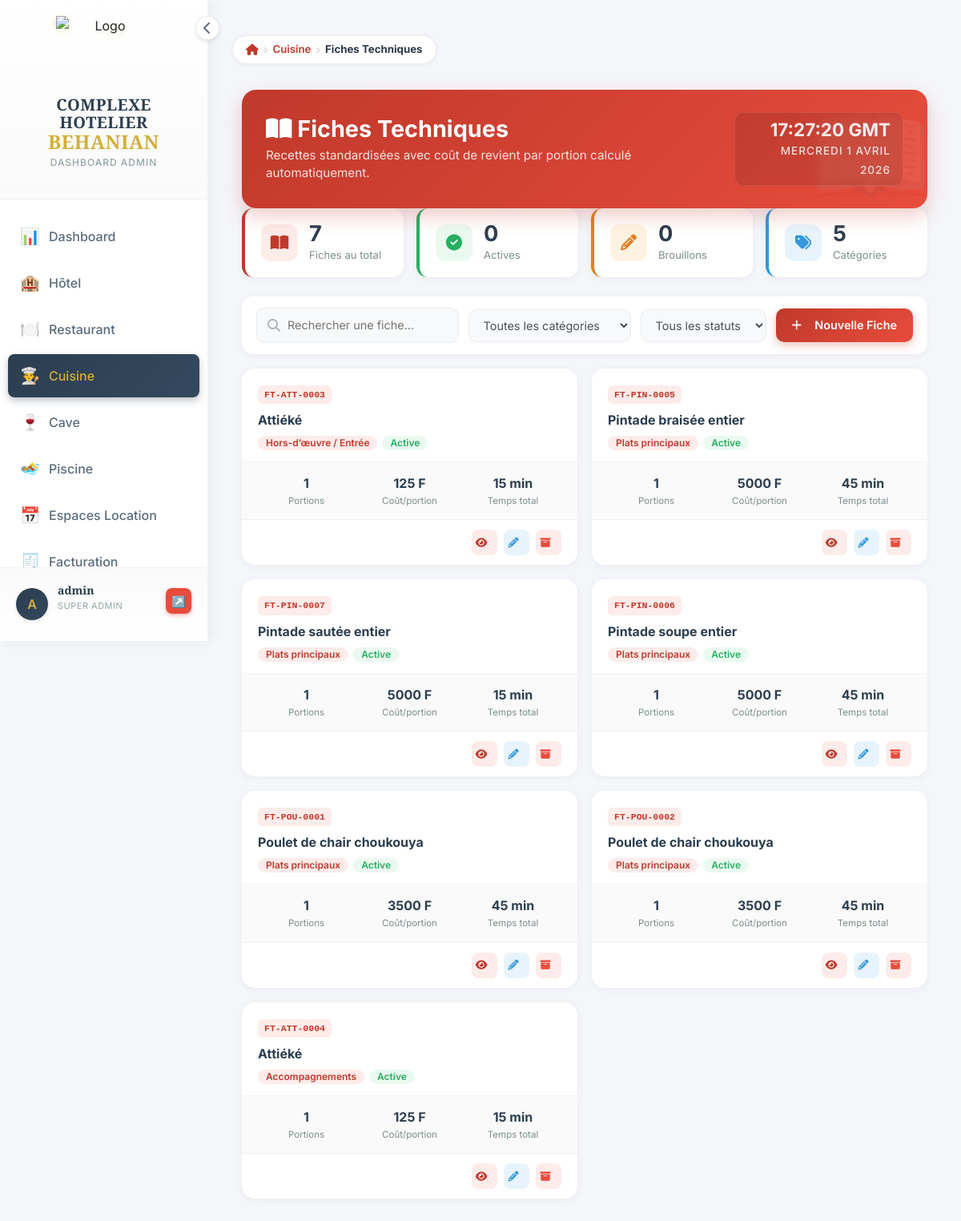
Page /cuisine/fiches/ (signed in) on the committed database.
### cuisine/models.py (models this page shows, shortened)
class FicheTechnique(models.Model):
    STATUT_CHOICES = [
        ('actif',    'Active'),
        ('archive',  'Archivée'),
        ('brouillon','Brouillon'),
    ]
    nom                = models.CharField(max_length=200, verbose_name="Nom de la recette", default="")
    reference          = models.CharField(max_length=50, unique=True, blank=True, null=True, verbose_name="Référence")
    categorie          = models.ForeignKey(CategoriePlat, on_delete=models.SET_NULL, null=True, blank=True,
                                           verbose_name="Catégorie")
    description        = models.TextField(blank=True, verbose_name="Description / Méthode")
    nb_portions        = models.DecimalField(max_digits=6, decimal_places=1, default=1,
                                             verbose_name="Nombre de portions")
    temps_preparation  = models.IntegerField(default=0, verbose_name="Temps de préparation (min)")
    temps_cuisson      = models.IntegerField(default=0, verbose_name="Temps de cuisson (min)")
    statut             = models.CharField(max_length=20, choices=STATUT_CHOICES, default='actif')
    image              = models.ImageField(upload_to='fiches_techniques/', blank=True, null=True)
    cree_par           = models.ForeignKey(User, on_delete=models.SET_NULL, null=True, related_name='fiches_techniques')
    date_creation      = models.DateTimeField(auto_now_add=True)
    date_modification  = models.DateTimeField(auto_now=True)
    @property
    def cout_total(self):
        return sum(l.cout_ligne for l in self.lignes.all())
    @property
    def cout_par_portion(self):
        if self.nb_portions and self.nb_portions > 0:
            return self.cout_total / self.nb_portions
        return Decimal('0')
    class Meta:
        verbose_name        = "Fiche Technique"
        verbose_name_plural = "Fiches Techniques"
        ordering            = ['categorie__ordre', 'nom']

class CategoriePlat(models.Model):
    nom    = models.CharField(max_length=100, verbose_name="Nom")
    ordre  = models.IntegerField(default=0, verbose_name="Ordre d'affichage")
    icone  = models.CharField(max_length=50, blank=True, default="fa-utensils", verbose_name="Icône")
    class Meta:
        verbose_name        = "Catégorie de plat"
        verbose_name_plural = "Catégories de plats"
        ordering            = ['ordre', 'nom']

class LigneFicheTechnique(models.Model):
    fiche       = models.ForeignKey(FicheTechnique, on_delete=models.CASCADE, related_name='lignes')
    ingredient  = models.ForeignKey(Ingredient, on_delete=models.PROTECT, verbose_name="Ingrédient")
    quantite    = models.DecimalField(max_digits=12, decimal_places=3, verbose_name="Quantité (unité recette)")
    notes_ligne = models.CharField(max_length=200, blank=True, verbose_name="Note (ex: haché, émincé...)")
    @property
    def cout_ligne(self):
        return self.quantite * self.ingredient.prix_unitaire_recette
    class Meta:
        verbose_name        = "Ligne de fiche technique"
        verbose_name_plural = "Lignes de fiches techniques"
        ordering            = ['id']

class Ingredient(models.Model):
    STATUT_CHOICES = [
        ('actif',    'Actif'),
        ('sommeil',  'En sommeil'),
        ('supprime', 'Supprimé'),
    ]
    reference         = models.CharField(max_length=50, unique=True, blank=True, null=True, verbose_name="Référence")
    nom               = models.CharField(max_length=200, verbose_name="Désignation")
    categorie         = models.ForeignKey(CategorieIngredient, on_delete=models.SET_NULL, null=True, blank=True, verbose_name="Catégorie")
    description       = models.TextField(blank=True, verbose_name="Description")
    unite_stock       = models.ForeignKey(UniteIngredient, on_delete=models.SET_NULL, null=True, blank=True,
                                          related_name='ingredients_stock', verbose_name="Unité de stock")
    unite_recette     = models.ForeignKey(UniteIngredient, on_delete=models.SET_NULL, null=True, blank=True,
                                          related_name='ingredients_recette', verbose_name="Unité recette (fiches techniques)")
    facteur_conversion = models.DecimalField(max_digits=12, decimal_places=6, default=1,
                                              verbose_name="Facteur conversion stock→recette",
                                              help_text="Ex : 1 kg = 1000 g → saisir 1000")
    prix_achat        = models.DecimalField(max_digits=10, decimal_places=2, default=0, verbose_name="Prix d'achat unitaire (FCFA)")
    cmup              = models.DecimalField(max_digits=10, decimal_places=4, default=0, verbose_name="CMUP (FCFA)")
    quantite_stock    = models.DecimalField(max_digits=12, decimal_places=3, default=0, verbose_name="Quantité en stock")
    seuil_alerte      = models.DecimalField(max_digits=12, decimal_places=3, default=0, verbose_name="Seuil d'alerte")
    stock_max         = models.DecimalField(max_digits=12, decimal_places=3, default=0, blank=True, verbose_name="Stock maximum")
    fournisseur_principal = models.ForeignKey(Fournisseur, on_delete=models.SET_NULL, null=True, blank=True,
                                               verbose_name="Fournisseur principal")
    statut            = models.BooleanField(default=True, verbose_name="Actif")
    date_creation     = models.DateTimeField(auto_now_add=True)
    date_modification = models.DateTimeField(auto_now=True)
    class Meta:
        verbose_name        = "Ingrédient"
        verbose_name_plural = "Ingrédients"
        ordering            = ['categorie__ordre', 'nom']
    @property
    def prix_unitaire_recette(self):
        if self.facteur_conversion and self.facteur_conversion > 0:
            return self.cmup / self.facteur_conversion
        return self.cmup

### cuisine/views.py (the view)
# urls.py: path('fiches/', views.fiche_list, name='fiche_list'),
@require_module_access('cuisine')
def fiche_list(request):
    fiches = FicheTechnique.objects.select_related('categorie').exclude(statut='archive')
    q = request.GET.get('q', '')
    cat = request.GET.get('categorie', '')
    if q:
        fiches = fiches.filter(nom__icontains=q)
    if cat:
        fiches = fiches.filter(categorie_id=cat)
    context = {
        'page_title': 'Fiches Techniques',
        'fiches':     fiches,
        'categories': CategoriePlat.objects.all(),
        'q': q, 'categorie_id': cat,
    }
    return render(request, 'cuisine/fiche_list.html', context)

### templates/cuisine/fiche_list.html (shortened to what this page needs)
{% extends 'dashboard/base_dashboard.html' %}
{% load breadcrumb %}
{% block content %}
{% breadcrumb "Cuisine" "cuisine:index" "Fiches Techniques" "" %}
<div class="container-fluid py-4">
    <div class="page-header">
        <div>
            <h2><i class="fas fa-book-open mr-2"></i> Fiches Techniques</h2>
            <p>Recettes standardisées avec coût de revient par portion calculé automatiquement.</p>
        </div>
        <div class="header-clock"><span class="time"></span><span class="date"></span></div>
    </div>
    <div class="stats-row">
        <div class="stat-card red">
            <div class="stat-icon red"><i class="fas fa-book-open"></i></div>
            <div><div class="stat-value">{{ fiches.count }}</div><div class="stat-label">Fiches au total</div></div>
        </div>
        <div class="stat-card green">
            <div class="stat-icon green"><i class="fas fa-check-circle"></i></div>
            <div><div class="stat-value">{{ nb_actives|default:"0" }}</div><div class="stat-label">Actives</div></div>
        </div>
        <div class="stat-card orange">
            <div class="stat-icon orange"><i class="fas fa-pencil-alt"></i></div>
            <div><div class="stat-value">{{ nb_brouillons|default:"0" }}</div><div class="stat-label">Brouillons</div></div>
        </div>
        <div class="stat-card blue">
            <div class="stat-icon blue"><i class="fas fa-tags"></i></div>
            <div><div class="stat-value">{{ categories.count }}</div><div class="stat-label">Catégories</div></div>
        </div>
    </div>
    <div class="toolbar">
        <div class="search-box">
            <i class="fas fa-search"></i>
            <input type="text" id="search-input" placeholder="Rechercher une fiche..." oninput="filtrer()">
        </div>
        <select id="filter-cat" class="filter-select" onchange="filtrer()">
            <option value="">Toutes les catégories</option>
        </select>
        <select id="filter-statut" class="filter-select" onchange="filtrer()">
            <option value="">Tous les statuts</option>
        </select>
        <a href="{% url 'cuisine:fiche_create' %}" class="btn-red">
            <i class="fas fa-plus"></i> Nouvelle Fiche
        </a>
    </div>
    <div class="fiches-grid" id="fiches-grid">
        {% for fiche in fiches %}
        <div class="fiche-card"
             data-nom="{{ fiche.nom|lower }}"
             data-cat="{{ fiche.categorie.nom|default:'' }}"
             data-statut="{{ fiche.statut }}">
            <div class="fiche-card-top">
                <div class="fiche-ref">{{ fiche.reference|default:"FT-XXXX" }}</div>
                <div class="fiche-nom">{{ fiche.nom }}</div>
                <div class="fiche-badges">
                    {% if fiche.categorie %}<span class="badge badge-cat">{{ fiche.categorie.nom }}</span>{% endif %}
                    {% if fiche.statut == 'actif' %}<span class="badge badge-actif">Active</span>
                    {% elif fiche.statut == 'brouillon' %}<span class="badge badge-brouillon">Brouillon</span>
                    {% else %}<span class="badge badge-archive">Archivée</span>{% endif %}
                </div>
            </div>
            <div class="fiche-metrics">
                <div class="metric">
                    <div class="metric-val">{{ fiche.nb_portions|floatformat:0 }}</div>
                    <div class="metric-lbl">Portions</div>
                </div>
                <div class="metric">
                    <div class="metric-val">{{ fiche.cout_par_portion|floatformat:0 }} F</div>
                    <div class="metric-lbl">Coût/portion</div>
                </div>
                <div class="metric">
                    <div class="metric-val">{{ fiche.temps_preparation|add:fiche.temps_cuisson }} min</div>
                    <div class="metric-lbl">Temps total</div>
                </div>
            </div>
            <div class="fiche-footer">
                <a href="{% url 'cuisine:fiche_detail' fiche.pk %}" class="btn-action btn-view" title="Voir la fiche"><i class="fas fa-eye"></i></a>
                <a href="{% url 'cuisine:fiche_edit' fiche.pk %}" class="btn-action btn-edit" title="Modifier"><i class="fas fa-pencil-alt"></i></a>
                <a href="{% url 'cuisine:fiche_delete' fiche.pk %}" class="btn-action btn-del" title="Archiver"><i class="fas fa-archive"></i></a>
            </div>
        </div>
        {% endfor %}
    </div>
</div>
{% endblock %}

### templates/dashboard/base_dashboard.html (shortened to what this page needs)
{% load static %}
<!DOCTYPE html>
<html lang="fr">
<head>
    <link href="https://cdn.jsdelivr.net/npm/bootstrap@5.3.0/dist/css/bootstrap.min.css" rel="stylesheet">
    <link rel="stylesheet" href="https://cdnjs.cloudflare.com/ajax/libs/font-awesome/6.4.0/css/all.min.css">
</head>
<body>
    <div class="sidebar" id="sidebar">
        <div class="logo-section">
            <div class="sidebar-toggle" onclick="toggleSidebar()">
                <i class="fas fa-chevron-left" id="toggleIcon"></i>
            </div>
            <div class="logo">
                <div class="logo-icon">
                    <img src="{% static 'images/Logo.png' %}" alt="Logo">
                </div>
                <div class="logo-text">
                    <h1>COMPLEXE HOTELIER<br><span>BEHANIAN</span></h1>
                    <p>Dashboard Admin</p>
                </div>
            </div>
        </div>
        <nav class="nav-menu">
            <a href="{% url 'dashboard:index' %}" class="nav-item {% if request.resolver_match.url_name == 'index' and request.resolver_match.app_name == 'dashboard' %}active{% endif %}">
                <span class="nav-item-icon">📊</span>
                <span class="nav-text">Dashboard</span>
            </a>
            {% if 'hotel' in accessible_modules %}
            <a href="{% url 'hotel:index' %}" class="nav-item {% if request.resolver_match.app_name == 'hotel' %}active{% endif %}">
                <span class="nav-item-icon">🏨</span>
                <span class="nav-text">Hôtel</span>
            </a>
            {% endif %}
            {% if 'restaurant' in accessible_modules %}
            <a href="{% url 'restaurant:index' %}" class="nav-item {% if request.resolver_match.app_name == 'restaurant' %}active{% endif %}">
                <span class="nav-item-icon">🍽️</span>
                <span class="nav-text">Restaurant</span>
            </a>
            {% endif %}
            {% if 'cuisine' in accessible_modules %}
            <a href="{% url 'cuisine:index' %}" class="nav-item {% if request.resolver_match.app_name == 'cuisine' %}active{% endif %}">
                <span class="nav-item-icon">👨‍🍳</span>
                <span class="nav-text">Cuisine</span>
            </a>
            {% endif %}
            {% if 'bar' in accessible_modules %}
            <a href="{% url 'bar:dashboard' %}" class="nav-item {% if request.resolver_match.app_name == 'bar' %}active{% endif %}">
                <span class="nav-item-icon">🍷</span>
                <span class="nav-text">Cave</span>
            </a>
            {% endif %}
            {% if 'piscine' in accessible_modules %}
            <a href="{% url 'piscine:index' %}" class="nav-item {% if request.resolver_match.app_name == 'piscine' %}active{% endif %}">
                <span class="nav-item-icon">🏊</span>
                <span class="nav-text">Piscine</span>
            </a>
            {% endif %}
            {% if 'espaces' in accessible_modules %}
            <a href="{% url 'espaces_evenementiels:index' %}" class="nav-item {% if request.resolver_match.app_name == 'espaces_evenementiels' %}active{% endif %}">
                <span class="nav-item-icon">📅</span>
                <span class="nav-text">Espaces Location</span>
            </a>
            {% endif %}
            {% if 'facturation' in accessible_modules %}
            <a href="{% url 'facturation:index' %}" class="nav-item {% if request.resolver_match.app_name == 'facturation' %}active{% endif %}">
                <span class="nav-item-icon">🧾</span>
                <span class="nav-text">Facturation</span>
            </a>
            {% endif %}
        </nav>
        <div class="user-section">
            <div class="user-avatar">{{ user.username|first|upper }}</div>
            <div class="user-info">
                <h4>{{ user.get_full_name|default:user.username }}</h4>
                <p>{{ user_role }}</p>
            </div>
            <a href="{% url 'logout' %}" class="logout-btn" title="Se déconnecter">↗️</a>
        </div>
    </div>
    <div class="main-content">
        {% block content %}{% endblock %}
    </div>
</body>
</html>

### rows in the picture
FicheTechnique: reference "FT-ATT-0003", nom "Attiéké", categorie.nom "Hors-d’œuvre / Entrée", statut "Active", nb_portions "1", cout_par_portion "125", temps_preparation|add "15"
FicheTechnique: reference "FT-PIN-0005", nom "Pintade braisée entier", categorie.nom "Plats principaux", statut "Active", nb_portions "1", cout_par_portion "5000", temps_preparation|add "45"
FicheTechnique: reference "FT-PIN-0007", nom "Pintade sautée entier", categorie.nom "Plats principaux", statut "Active", nb_portions "1", cout_par_portion "5000", temps_preparation|add "15"
FicheTechnique: reference "FT-PIN-0006", nom "Pintade soupe entier", categorie.nom "Plats principaux", statut "Active", nb_portions "1", cout_par_portion "5000", temps_preparation|add "45"
FicheTechnique: reference "FT-POU-0001", nom "Poulet de chair choukouya", categorie.nom "Plats principaux", statut "Active", nb_portions "1", cout_par_portion "3500", temps_preparation|add "45"
FicheTechnique: reference "FT-POU-0002", nom "Poulet de chair choukouya", categorie.nom "Plats principaux", statut "Active", nb_portions "1", cout_par_portion "3500", temps_preparation|add "45"
FicheTechnique: reference "FT-ATT-0004", nom "Attiéké", categorie.nom "Accompagnements", statut "Active", nb_portions "1", cout_par_portion "125", temps_preparation|add "15"

### other values in the picture
{{ user.username|first|upper }} "A"
{{ user.get_full_name|default:user.username }} "admin"
{{ user_role }} "SUPER ADMIN"
{{ item.label }} "Cuisine"
{{ item.label }} "Fiches Techniques"
{{ fiches.count }} "7"
{{ nb_actives|default:"0" }} "0"
{{ nb_brouillons|default:"0" }} "0"
{{ categories.count }} "5"
